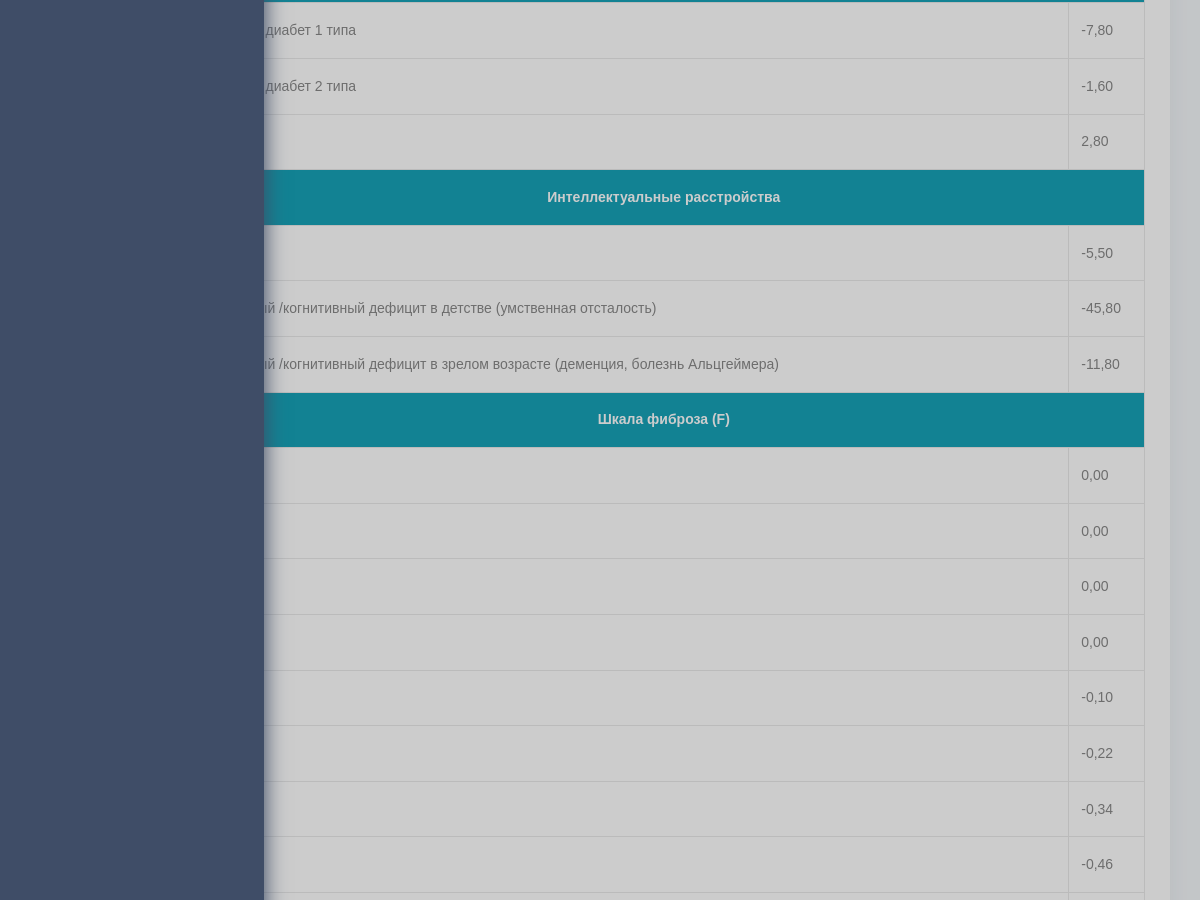
The app's page /app/management-quiz/1 (signed in, middle part), older data.
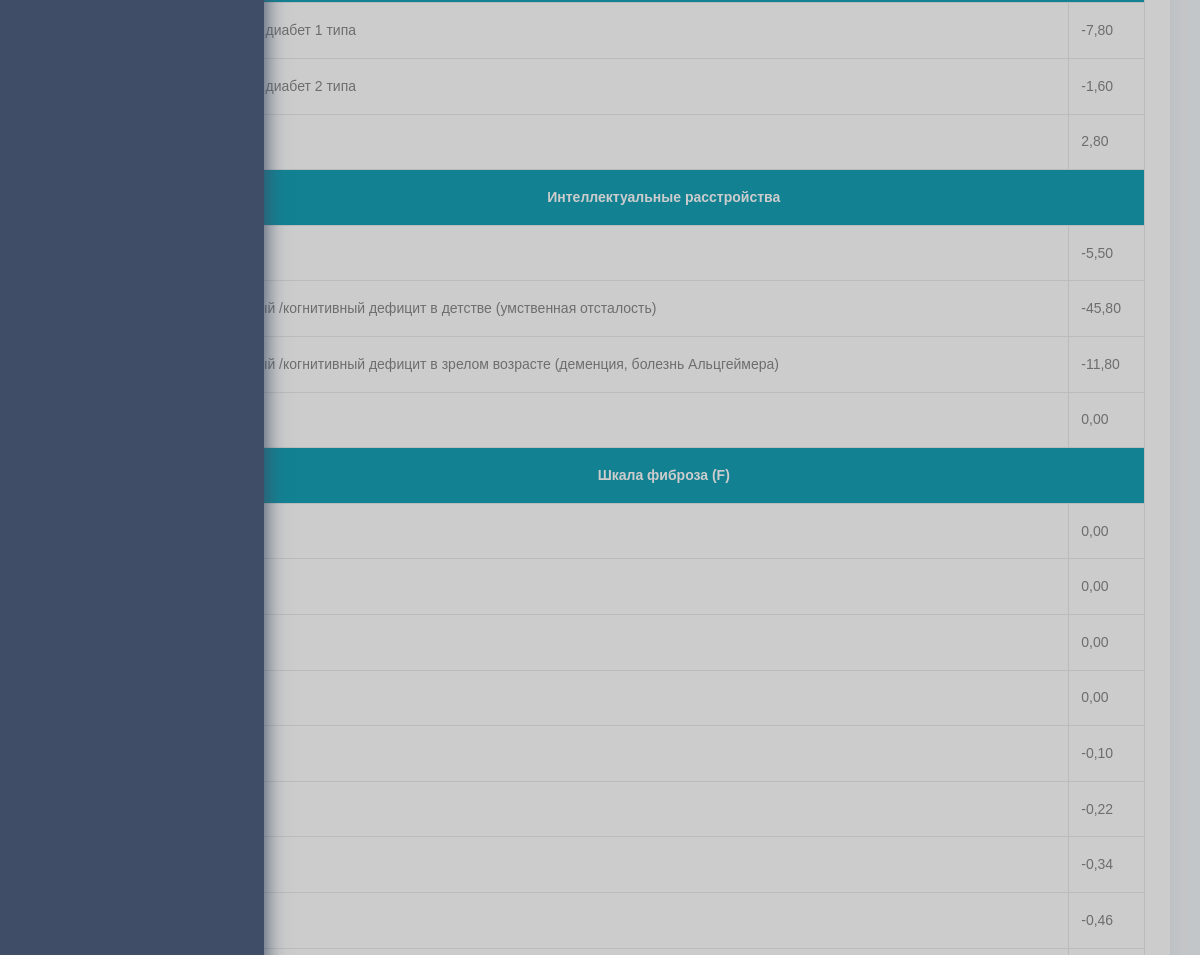
The same page, newer data.
### app/models/quiz.py (models this page shows, shortened)
class Answer(BaseModel):
    text = models.TextField()
    question = models.ForeignKey(Question, on_delete=models.CASCADE, related_name='answers')
    duration = models.DecimalField(max_digits=4, decimal_places=2, default=0)
    class Meta:
        verbose_name = 'Вариант'
        verbose_name_plural = 'Варианты'

class Question(BaseModel):
    class DisplayTypeChoices(models.TextChoices):
        SELECT = 'select', 'Выпадающий список'
        SWITCH = 'switch', 'Переключатель'
    text = models.TextField(verbose_name='Текст')
    quiz = models.ForeignKey(Quiz, on_delete=models.CASCADE, related_name='questions')
    is_required = models.BooleanField(default=False, verbose_name='Обязательное поле')
    is_multiple = models.BooleanField(default=False, verbose_name='Несколько вариантов')
    is_recommendation = models.BooleanField(default=False, verbose_name='Есть ли рекомендация')
    is_editable = models.BooleanField(default=False, verbose_name='Изменяемый')
    recommendation = RichTextField(null=True, blank=True, verbose_name='Рекомендация')
    display_type = models.CharField(
        max_length=128, choices=DisplayTypeChoices.choices, default=DisplayTypeChoices.SELECT,
        verbose_name='Как показать'
    )
    class Meta:
        verbose_name = 'Вопрос'
        verbose_name_plural = 'Вопросы'

### app/views/quiz.py (the view)
# urls.py: path('management-quiz/<int:pk>', views.management_quiz_detail, name='management_quiz_detail'),
@login_required
def management_quiz_detail(request, pk):
    quiz = get_object_or_404(Quiz, pk=pk)
    questions = quiz.questions.all().order_by('created_at')
    return render(request, 'app/quiz/detail.html', {
        'quiz': quiz,
        'questions': questions
    })

### app/templates/app/quiz/detail.html (shortened to what this page needs)
{% extends 'base.html' %}
{% block content %}
    {% if questions.exists %}
        <table class="table table-responsive-md table-bordered">
            <tbody>
            {% for question in questions %}
                <tr>
                    <td class="bg-info text-center text-center text-white">
                    </td>
                    <th class="bg-info text-center text-white" colspan="2">{{ question.text }}</th>
                </tr>
                {% for answer in question.answers.all %}
                    <tr>
                        <td class="text-center">{{ forloop.counter }}</td>
                        <td>{{ answer.text }}</td>
                        <td>{{ answer.duration }}</td>
                    </tr>
                {% endfor %}
            {% endfor %}
            </tbody>
        </table>
    {% endif %}
{% endblock %}

Row changes from the older to the newer data that the page shows:
added Answer: duration "0,00", shown under Question "Интеллектуальные расстройства"
